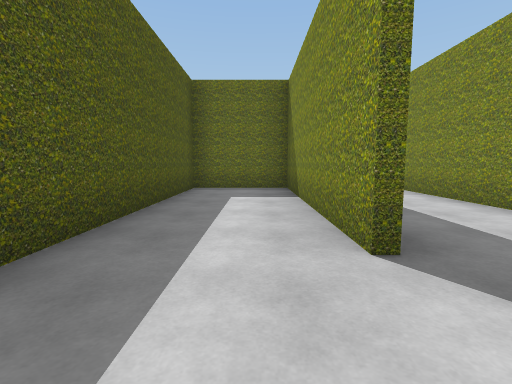
[1] (above)

24 first-person views from a walk through a Unity game level. The camera is 1.2 m above the floor, tilts 6° down and sees 85° across. The floor is counted in squares, 2 m on a side. Each view is taken from the middle of a square. On the plan, view 1 faces up. The plan holds only what a view shows up to about 9 squares ahead; the rest is blank. The player is left out.

[2]
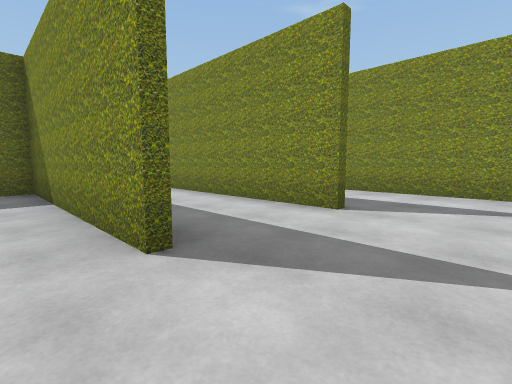

[3]
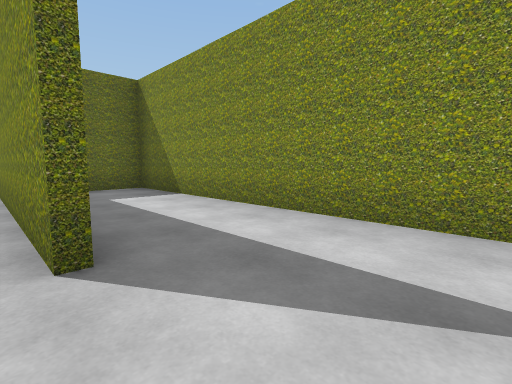

[4]
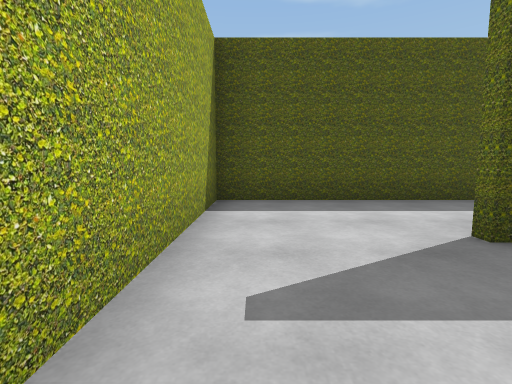

[5]
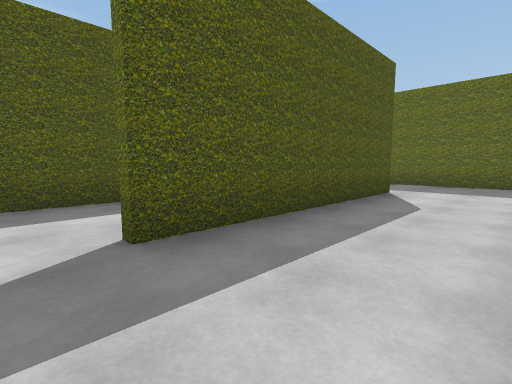

[6]
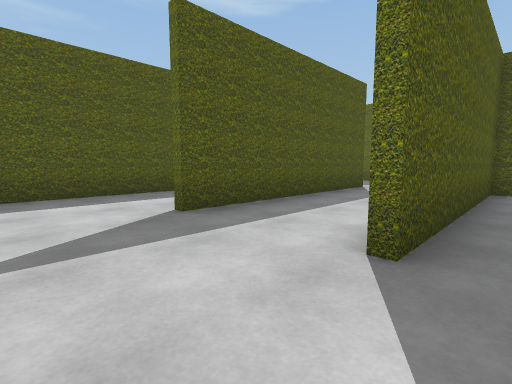

[7]
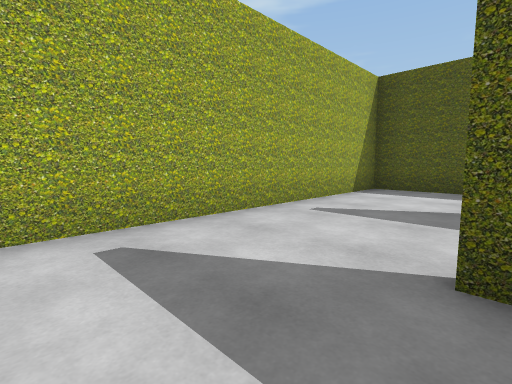

[8]
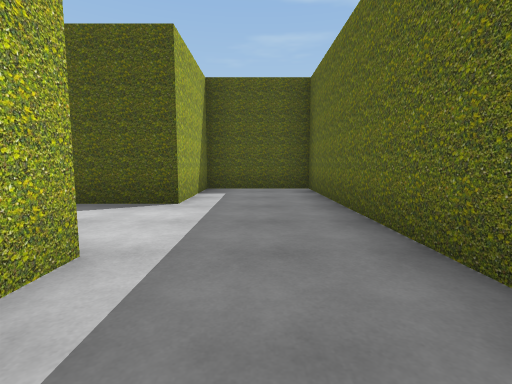

[9]
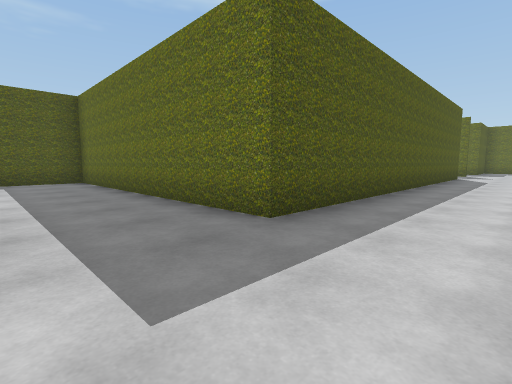

[10]
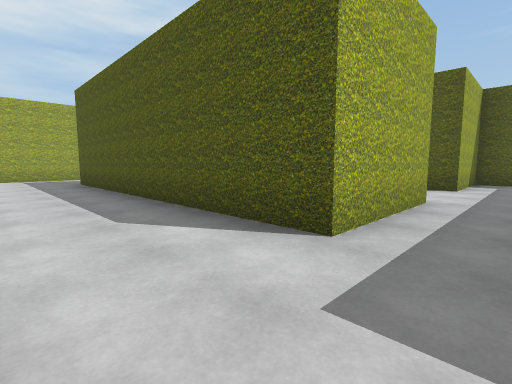

[11]
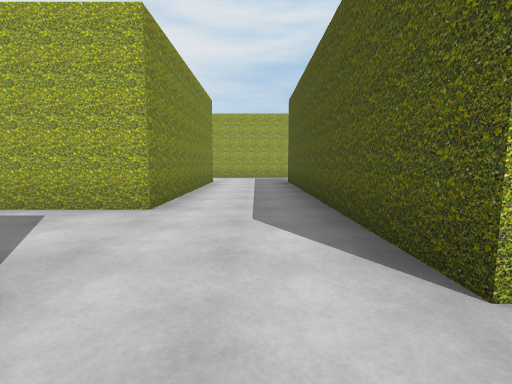

[12]
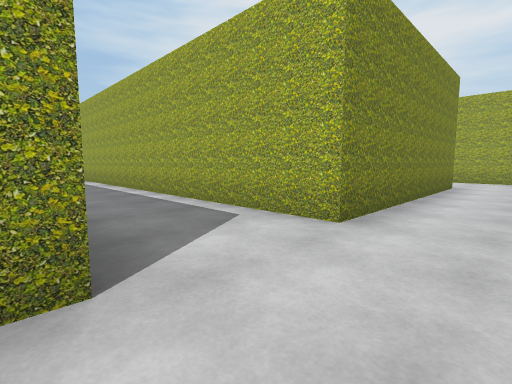

[13]
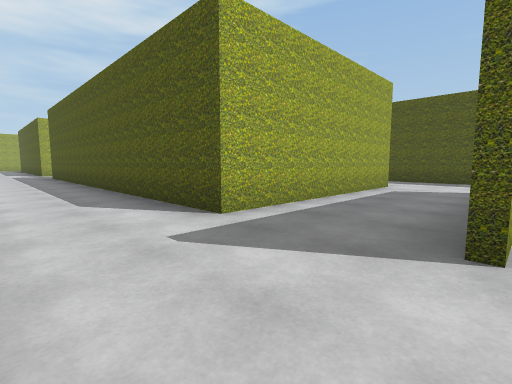

[14]
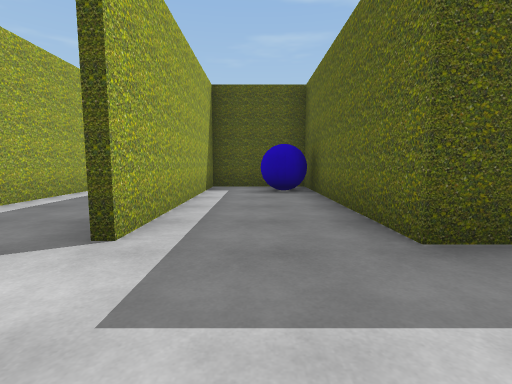

[15]
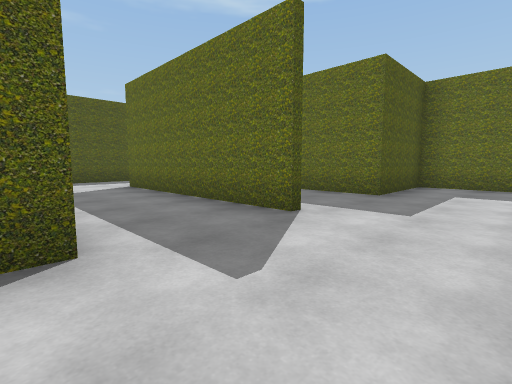

[16]
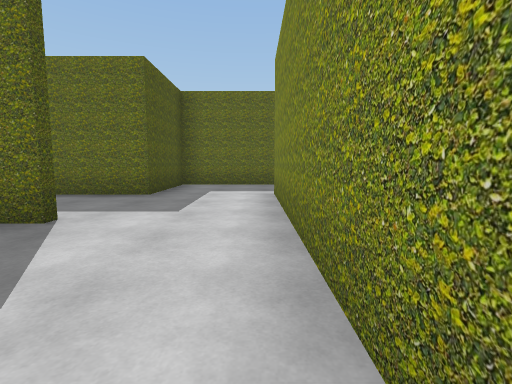

[17]
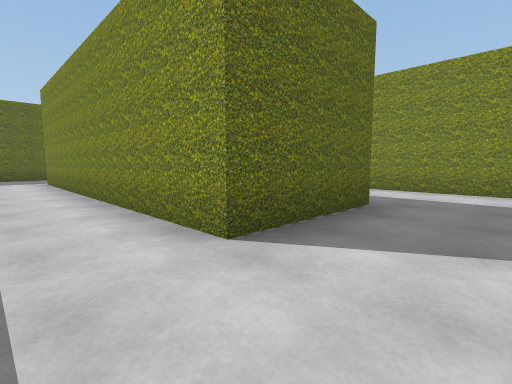

[18]
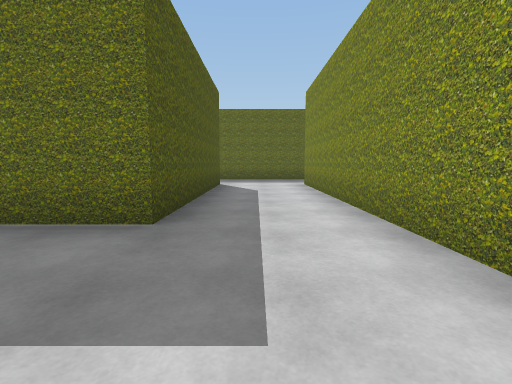

[19]
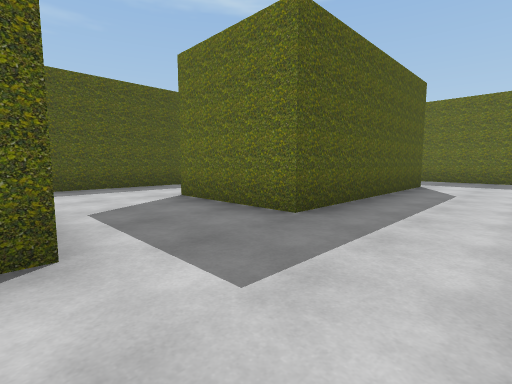

[20]
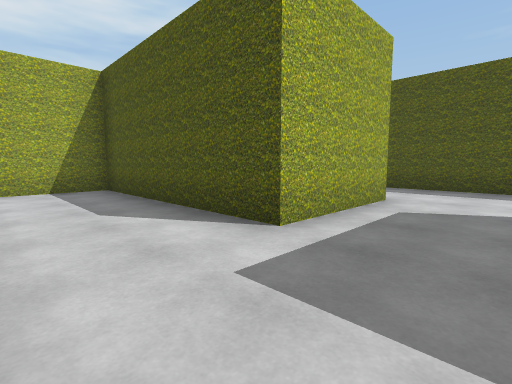

[21]
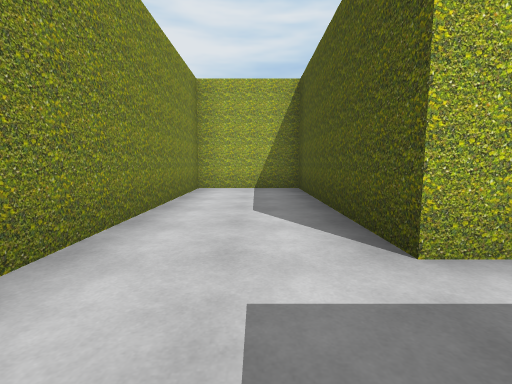

[22]
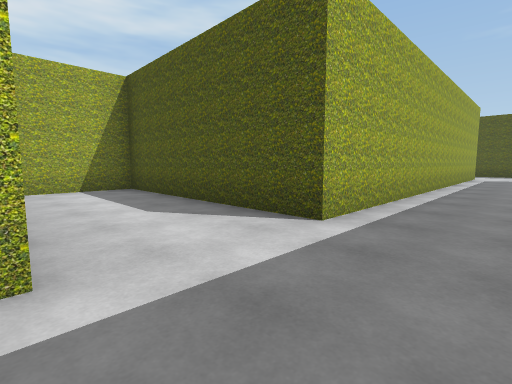

[23]
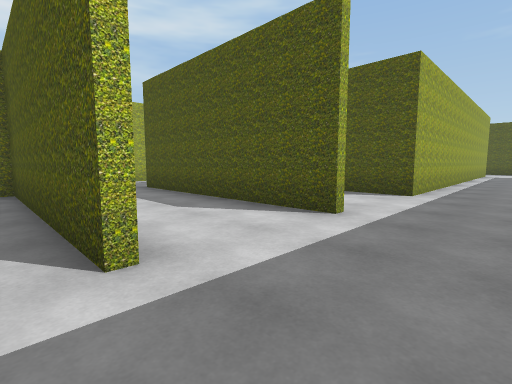

[24]
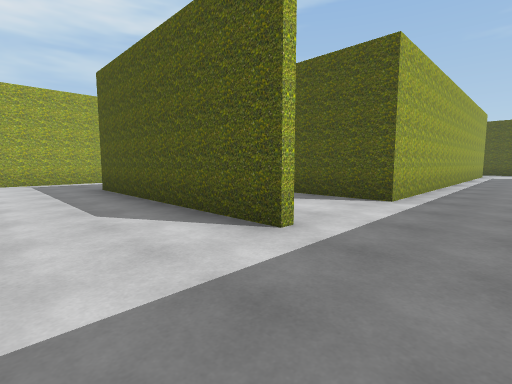

### Floor plan
Points are (right, up) in squares from view 1. A wall is a line through its corners. A room is listed if a view was taken in it or the views show most of it. See-through windows are left out.
Room 1 (views 1, 2)
walls: (0.8, 1.7) (0.8, 6.7) (-1.5, 6.7); (-1.5, 7) (-1.5, -0.6) (1.5, -0.6)
ways out: opening at (1, 0.5) to room 6
Room 2 (views 3, 4, 5, 6, 7)
walls: (5.8, 0) (5.8, 6.7) (3.4, 6.7) (3.4, 1.8); (2.5, -0.6) (5, -0.6)
ways out: opening at (3, 0.5) to room 6
Room 3 (views 8, 10, 11, 13, 14, 15, 16, 17, 18, 19, 20, 21)
walls: (8.2, 14.3) (11, 14.3) (11, 9.4) (13.4, 9.4) (13.4, 21.9); (6, 21.7) (0.7, 21.7); (0.8, 19.4) (6, 19.4) (6, 9.2) (2.5, 9.2); (6, 24.2) (0.9, 24.2) (0.9, 21.9) (6, 21.9); (11, 21.9) (11, 16.7) (8.4, 16.7) (8.4, 24.5); (-1.5, 22.4) (-1.5, 18.6); (3.2, 6.9) (6, 6.9); (12.6, 24.2) (10.4, 24.2)
ways out: opening at (7.5, 7) to room 4; opening at (2, 8) to room 6; opening at (7.5, 24); opening at (11, 22.5)
objects: blue ball (2, 23) to (2, 24)
Room 4 (views 9, 12)
walls: (8.4, -0.9) (8.4, 4.5) (18.5, 4.5) (18.5, -0.6) (20.5, -0.6); (6.2, -3.1) (8.8, -3.1); (6, 6.9) (6, -0.9)
ways out: opening at (7.5, 7) to room 3; opening at (21, 5.5) to room 5
Room 5 (views 22, 23, 24)
walls: (21, 4.4) (21, -0.9); (20.2, -3.1) (22.6, -3.1)
ways out: opening at (21, 5.5) to room 4; opening at (24, 5.5)
Room 6 (no view inside)
walls: (3.3, 1.8) (3.3, 6.2); (-1.5, 6.9) (0.9, 6.9) (0.9, 1.7); (2.5, 9.2) (-1.5, 9.2) (-1.5, 7); (1.5, -0.6) (2.5, -0.6)
ways out: opening at (1, 0.5) to room 1; opening at (3, 0.5) to room 2; opening at (2, 8) to room 3

Where each view was taken, in squares from view 1:
view 1: 0 up, 0 right, facing up
view 2: 0 up, 0 right, facing up-right
view 3: 0 up, 3 right, facing up-right
view 4: 0 up, 3 right, facing left
view 5: 1 up, 3 right, facing up-left
view 6: 0 up, 4 right, facing up-left
view 7: 2 up, 5 right, facing down-left
view 8: 8 up, 5 right, facing left
view 9: 7 up, 8 right, facing up-left
view 10: 8 up, 8 right, facing down-left
view 11: 8 up, 7 right, facing down
view 12: 7 up, 7 right, facing down-right
view 13: 22 up, 8 right, facing down-left
view 14: 23 up, 8 right, facing left
view 15: 19 up, 8 right, facing up-left
view 16: 19 up, 8 right, facing up
view 17: 15 up, 7 right, facing up-right
view 18: 14 up, 12 right, facing up
view 19: 14 up, 13 right, facing up-left
view 20: 16 up, 13 right, facing down-left
view 21: 16 up, 12 right, facing down
view 22: 6 up, 21 right, facing down-left
view 23: 6 up, 24 right, facing down-left
view 24: 6 up, 23 right, facing down-left
